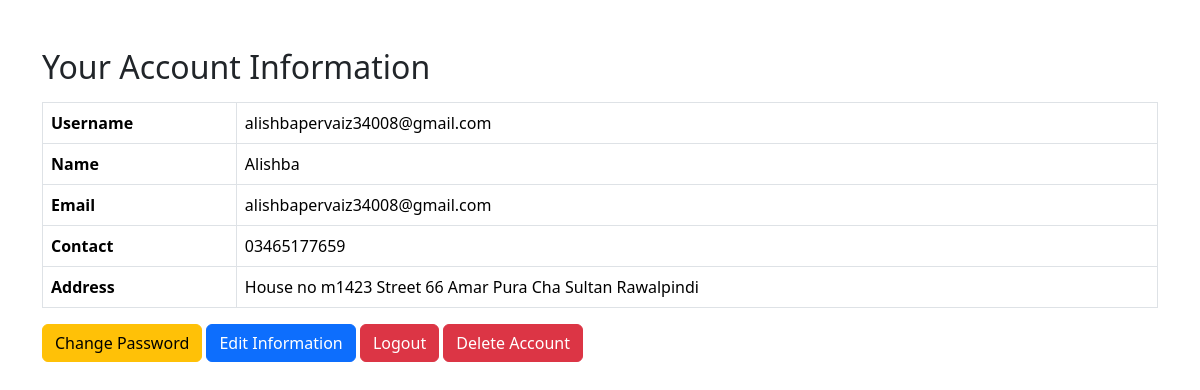
The app's page /account_info.php (signed in) with its own data.
### tables this page shows
CREATE TABLE IF NOT EXISTS `user` (
  `username` varchar(255) NOT NULL,
  `name` varchar(100) NOT NULL,
  `email` varchar(100) NOT NULL,
  `contact` varchar(15) DEFAULT NULL,
  `address` text DEFAULT NULL,
  `password` varchar(255) NOT NULL,
  PRIMARY KEY (`username`)
);

### account_info.php (the view, shortened to what this page needs)
<?php
include 'connect.php';
$username = $_SESSION['username'];
$sql = "SELECT name, email, contact, address FROM User WHERE username = ?";
$stmt = $conn->prepare($sql);
$stmt->bind_param("s", $username);
$stmt->execute();
$result = $stmt->get_result();
if ($result->num_rows === 1) {
    $user = $result->fetch_assoc();
} else {
    echo "<p>User not found.</p>";
    exit();
}
?>
<!DOCTYPE html>
<html lang="en">
<head>
  <link rel="stylesheet" href="https://cdn.jsdelivr.net/npm/bootstrap@5.3.3/dist/css/bootstrap.min.css">
</head>
<body>
<div class="container mt-5">
  <h2>Your Account Information</h2>
  <table class="table table-bordered mt-3">
    <tr><th>Username</th><td><?php echo htmlspecialchars($username); ?></td></tr>
    <tr><th>Name</th><td><?php echo htmlspecialchars($user['name']); ?></td></tr>
    <tr><th>Email</th><td><?php echo htmlspecialchars($user['email']); ?></td></tr>
    <tr><th>Contact</th><td><?php echo htmlspecialchars($user['contact']); ?></td></tr>
    <tr><th>Address</th><td><?php echo htmlspecialchars($user['address']); ?></td></tr>
  </table>
  <a href="change_password.php" class="btn btn-warning">Change Password</a>
  <a href="edit_info_form.php" class="btn btn-primary">Edit Information</a>
  <a href="logout.php" class="btn btn-danger">Logout</a>
  <a href="delete_account.php" class="btn btn-danger" onclick="return confirm('Are you sure you want to delete your account? This action is irreversible.');">Delete Account</a>
</div>
</body>
</html>

### records on screen
user: name "Alishba", email "alishbapervaiz34008@gmail.com", contact "03465177659", address "House no m1423 Street 66 Amar Pura Cha Sultan Rawalpindi"

### other values on screen
$username "alishbapervaiz34008@gmail.com"
